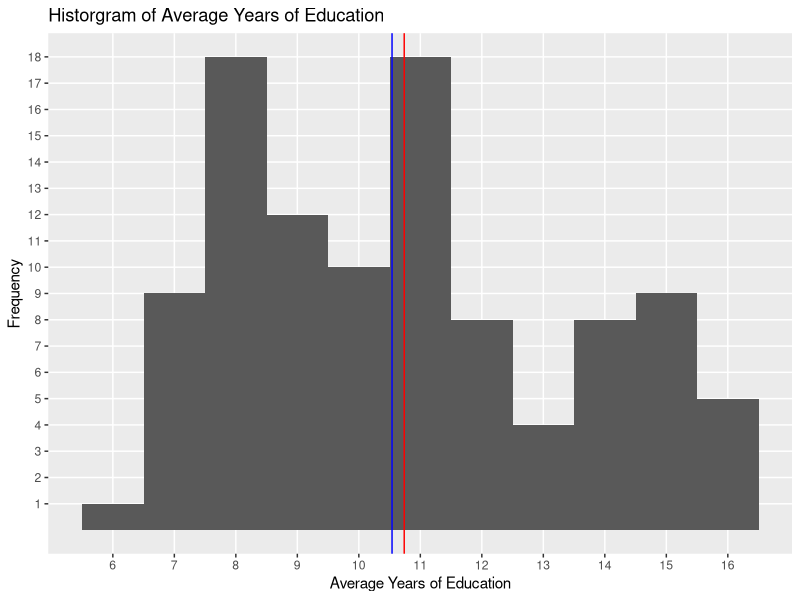
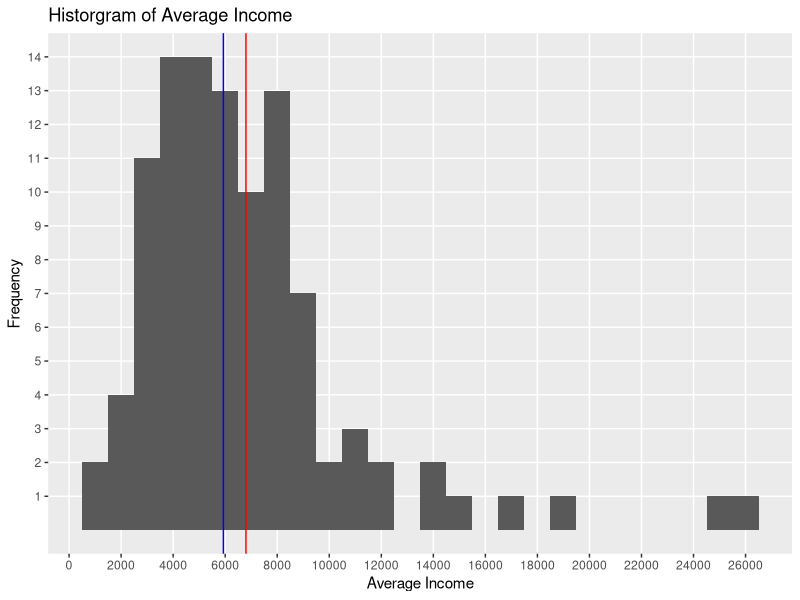

R code for these plots, in order: (Note: this script raises an error after producing the figures.)


library(car)

library(ggplot2) # for some nice looking graphs!

library(MASS) # Another library for our box-cox transform down the end. # Inspect and summarize the data.

head(Prestige,5)
str(Prestige)
summary(Prestige)
# Subset the data to capture only 
newdata = Prestige[,c(1:2)] 
summary(newdata)

# Histogram of Education
qplot(education, data = newdata, geom="histogram", binwidth=1) + labs(title = "Historgram of Average Years of Education") + labs(x ="Average Years of Education") +
  labs(y = "Frequency") +
  scale_y_continuous(breaks = c(1:20), minor_breaks = NULL) + scale_x_continuous(breaks = c(6:16), minor_breaks = NULL) +
  geom_vline(xintercept = mean(newdata$education), show.legend=TRUE, color="red", labels="Average") +
  geom_vline(xintercept = median(newdata$education), show.legend=TRUE, color=" blue", labels="Median")

# Histogram of Income

?geom_vline

qplot(income, data = newdata, geom="histogram", binwidth=1000) + labs(title = "Historgram of Average Income") +
  labs(x ="Average Income") + labs(y = "Frequency") + scale_y_continuous(breaks = c(1:20), minor_breaks = NULL) +scale_x_continuous(breaks = c(0, 2000, 4000, 6000, 8000, 10000, 12000, 14000, 16000, 18000, 20000, 22000, 24000, 26000), minor_breaks = NULL) +geom_vline(xintercept = mean(newdata$income), show_guide=TRUE, color="red", labels="Average") +geom_vline(xintercept = median(newdata$income), show_guide=TRUE, color="blu e", labels="Median")
  
  
set.seed(1)
education.c = scale(newdata$education, center=TRUE, scale=FALSE)
mod = lm(income ~ education.c, data = newdata)
summary(mod)

Income = 898.8*Education + 6797.9

# visualize the model results.
qplot(education.c, income, data = newdata, main = "Relationship between Income and Education") + stat_smooth(method="lm", col="red") + scale_y_continuous(breaks = c(1000, 2000, 4000, 6000, 8000, 10000, 12000,14000, 16000, 18000, 20000, 25000), minor_breaks = NULL)

